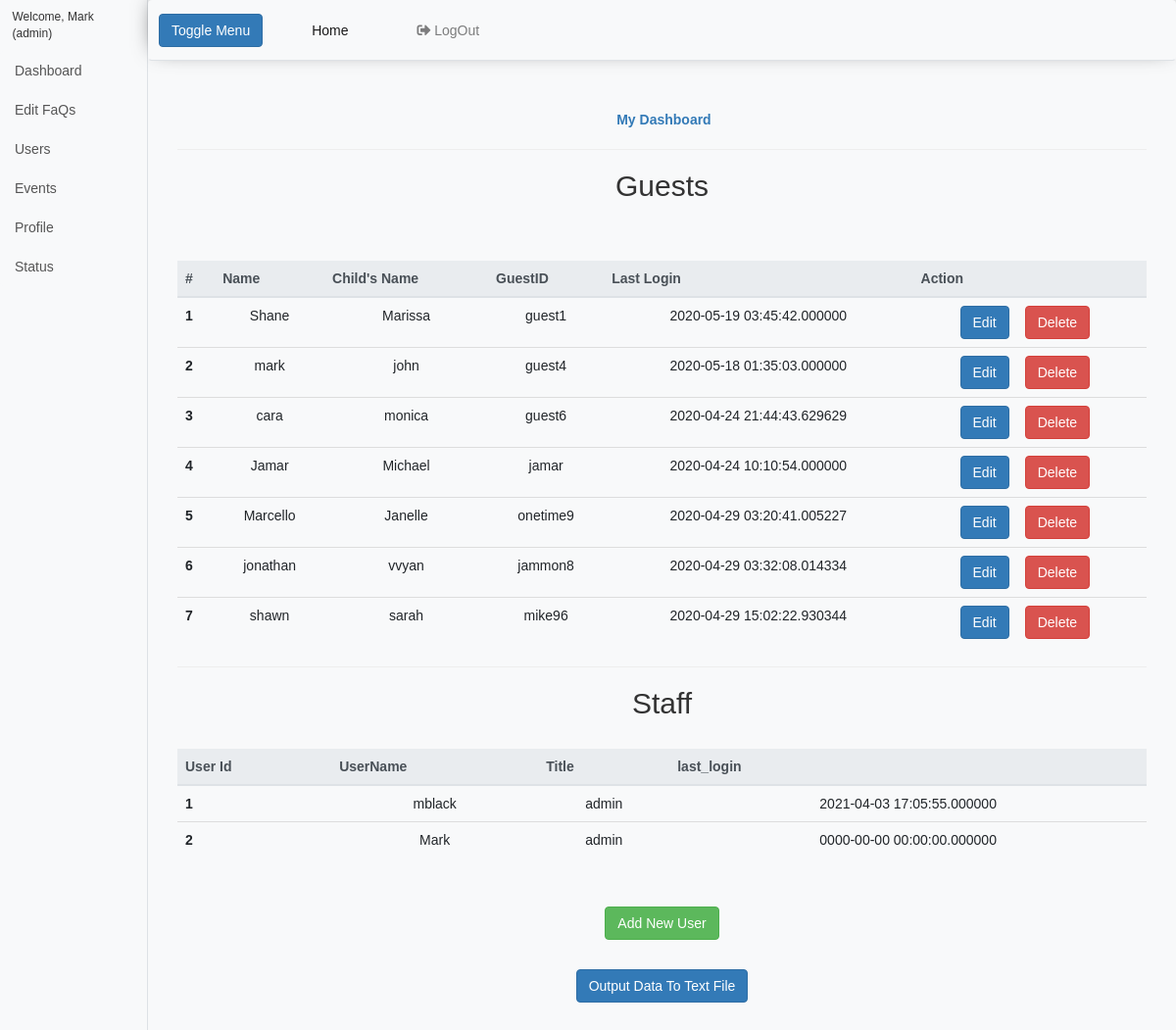
/Hospital/dashboardUsers.php (signed in), run on the app's committed database.
### tables this page shows
CREATE TABLE `users` (
  `id` int(16) NOT NULL,
  `name` varchar(255) DEFAULT NULL,
  `child_name` varchar(255) DEFAULT NULL,
  `username` varchar(16) NOT NULL,
  `password` varchar(16) NOT NULL,
  `role` varchar(255) NOT NULL DEFAULT 'guest',
  `last_login` timestamp(6) NOT NULL DEFAULT current_timestamp(6) ON UPDATE current_timestamp(6)
);

### Hospital/includes/autoloader.php (called while the page is built, shortened)
<?php
function myAutoLoader($className)
{
	$searchFiles = array(
       	    INCLUDES_DIR.$className.'.php',
			    );
    foreach ($searchFiles as $file) {
    	if (file_exists($file)) {
			return;
    	}
    }
}

### Hospital/includes/manageUsersClass.php (called while the page is built, shortened)
<?php
class manageUsersClass {
  public function getAllUsers()
  {
    $conn = new databaseClass(DB_HOST,DB_UNAME,DB_PASS,DB_DBNAME);
    $stmt = "SELECT * FROM users;";
    $result =  mysqli_query($conn->getDB(),$stmt);
    $resultcheck = mysqli_num_rows($result);
    if($resultcheck > 0)
    {
      while($row = mysqli_fetch_assoc($result))
      {
        $users[] = $row;
      }
      return $users;
    }
  }
}

### Hospital/includes/databaseClass.php (called while the page is built, shortened)
<?php
class databaseClass
{
  private $_mysqli;
  public function __construct(string $db_host,string $users,string $password,string $db_name)
  {
    $this->_mysqli = new mysqli($db_host,$users,$password,$db_name);
  }
  public function getDB()
  {
    return $this->_mysqli;
  }
}

### Hospital/dashboardUsers.php (the view, shortened to what this page needs)
<?php
$getUsers = new manageUsersClass();
$users = $getUsers->getAllUsers();
$countGuest = 0;
$countStaff = 0;
?>
<?php $user = $_SESSION['user']; ?>
<!DOCTYPE html>
<html lang="en">
<head>
    <link rel="stylesheet" href="https://maxcdn.bootstrapcdn.com/bootstrap/4.4.1/css/bootstrap.min.css">
    <link rel="stylesheet" href="https://use.fontawesome.com/releases/v5.6.3/css/all.css"
>
    <link rel="stylesheet" type="text/css" href="css/style.css">
</head>
<body class="bg-light">
    <link href="vendor/bootstrap/css/bootstrap.min.css" rel="stylesheet">
    <link rel="stylesheet" type="text/css" href="css/style.css">
    <link href="css/simple-sidebar.css" rel="stylesheet">
    </head>
    <body class="bg-light">
        <div class="d-flex" id="wrapper">
            <div class="bg-light border-right" id="sidebar-wrapper">
                <div class="sidebar-heading">Welcome, <?php echo $user ?> (admin)</div>
                <div class="list-group list-group-flush">
                    <a href="#" class="list-group-item list-group-item-action bg-light">Dashboard</a>
                    <a href=dashboardFaqs class="list-group-item list-group-item-action bg-light">Edit FaQs</a>
                    <a href="dashboardUsers" class="list-group-item list-group-item-action bg-light">Users</a>
                    <a href="#" class="list-group-item list-group-item-action bg-light">Events</a>
                    <a href="#" class="list-group-item list-group-item-action bg-light">Profile</a>
                    <a href="#" class="list-group-item list-group-item-action bg-light">Status</a>
                </div>
            </div>
            <div id="page-content-wrapper">
                <nav class="navbar navbar-expand-lg navbar-expand-sm navbar-light bg-light border-bottom "
                    role="tablist">
                    <button class="btn btn-primary" id="menu-toggle">Toggle Menu</button>
                    <div class="collapse navbar-collapse" id="navbarSupportedContent">
                        <ul class="navbar-nav ml-auto mt-2 mt-lg-0">
                            <li class="nav-item active">
                                <a class="nav-link" href="index">Home <span class="sr-only">(current)</span></a>
                            </li>
                            <li class="nav-item">
                                <a class="nav-link" href="includes/logout"><i
                                        class="fas fa-sign-out-alt"></i>&nbspLogOut</a>
                            </li>
                    </div>
                </nav>
                <div class="container-fluid">
                    <div class="col-lg-12 col-md-12 col-sm-12 col-xs-12 text-center mt-5">
                        <a href="#"><strong><span class="fa fa-dashboard"></span> My Dashboard</strong></a>
                        <hr>
                        <div class="table-responsive-sm">
                            <table class="table mt-5" id="faqtable">
                                <h2>Guests</h2>
                                <thead class="thead-light">
                                    <tr>
                                        <th scope="col">#</th>
                                        <th scope="col">Name</th>
                                        <th scope="col">Child's Name</th>
                                        <th scope="col">GuestID</th>
                                        <th scope="col">Last Login</th>
                                        <th colspan="2" scope="col">Action</th>
                                    </tr>
                                </thead>
                                <tbody>
                                    <?php foreach ($users as $user) :  ?>
                                    <?php if ($user['role'] != "admin") : ?>
                                    <tr>
                                        <th scope="row"><?php echo ++$countGuest ?></th>
                                        <td><?php echo $user['name'] ?></td>
                                        <td><?php echo $user['child_name'] ?></td>
                                        <td><?php echo $user['username'] ?></td>
                                        <td><?php echo $user['last_login'] ?></td>
                                        <td><a href="dashboardUsers?edit_user=<?php echo $user['id']; ?>"
                                                class="btn btn-primary float-right" id="openuser">Edit</a></td>&nbsp
                                        <td> <a href="includes/process?delete_user=<?php echo $user['id']; ?>"
                                                class="btn btn-danger float-left">Delete</a></td>
                                    </tr>
                                    <?php endif; ?>
                                    <?php endforeach ?>
                                </tbody>
                            </table>
                        </div>
                        <div class="table-responsive-sm">
                            <table class="table mt-5 text-center" id="stafftable">
                                <hr>
                                <h2>Staff</h2>
                                <thead class="thead-light">
                                    <tr>
                                        <th scope="col">User Id</th>
                                        <th scope="col">UserName</th>
                                        <th scope="col">Title</th>
                                        <th scope="col">last_login</th>
                                    </tr>
                                </thead>
                                <tbody>
                                    <?php foreach ($users as $user) :  ?>
                                    <?php if ($user['role'] == "admin") : ?>
                                    <tr>
                                        <th scope="row"><?php echo ++$countStaff ?></th>
                                        <td><?php echo $user['username'] ?></td>
                                        <td><?php echo $user['role'] ?></td>
                                        <td><?php echo $user['last_login'] ?></td>
                                    </tr>
                                    <?php endif; ?>
                                    <?php endforeach ?>
                                </tbody>
                            </table>
                            <button class="btn btn-success mt-5" data-toggle="collapse" data-target="#createuser"> Add
                                New User</button>
                            <form method="post" action="includes/process">
                                <button type="submit" class="btn btn-primary mt-5 mb-10" name="output"><a
                                        href="./file.txt" style="color:white;" download>Output Data To Text File</a>
                                </button>
                            </form>
                        </div>
                    </div>
                </div>
                <br><br><br>
            </div>
    </body>
</html>

### Hospital/css/style.css (style rules this page uses)
body { font-family: "Poppins", sans-serif; }
nav { box-shadow: 0px -5px 22px -8px rgba(0, 0, 0, 0.75); margin-bottom: 10px; }
.navbar-nav > li { margin-right: 20px; padding-left: 30px; padding-right: 10px; }

### Hospital/css/simple-sidebar.css (style rules this page uses)
body { overflow-x: hidden; }
#sidebar-wrapper { min-height: 100vh; margin-left: -15rem; -webkit-transition: margin .25s ease-out; -moz-transition: margin .25s ease-out; -o-transition: margin .25s ease-out; transition: margin .25s ease-out; }
#sidebar-wrapper .sidebar-heading { padding: 0.875rem 1.25rem; font-size: 1.2rem; }
#sidebar-wrapper .list-group { width: 15rem; }
#page-content-wrapper { min-width: 100vw; }
@media (min-width: 768px) { #sidebar-wrapper { margin-left: 0; } }
@media (min-width: 768px) { #page-content-wrapper { min-width: 0; width: 100%; } }

### data on the page
users: name "Shane", child_name "Marissa", username "guest1", last_login "2020-05-19 03:45:42.000000"
users: name "mark", child_name "john", username "guest4", last_login "2020-05-18 01:35:03.000000"
users: name "cara", child_name "monica", username "guest6", last_login "2020-04-24 21:44:43.629629"
users: name "Jamar", child_name "Michael", username "jamar", last_login "2020-04-24 10:10:54.000000"
users: name "Marcello", child_name "Janelle", username "onetime9", last_login "2020-04-29 03:20:41.005227"
users: name "jonathan", child_name "vvyan", username "jammon8", last_login "2020-04-29 03:32:08.014334"
users: name "shawn", child_name "sarah", username "mike96", last_login "2020-04-29 15:02:22.930344"
users: username "mblack", role "admin", last_login "2021-04-03 17:05:55.000000"
users: username "Mark", role "admin", last_login "0000-00-00 00:00:00.000000"

### other printed values
$user "Mark"
